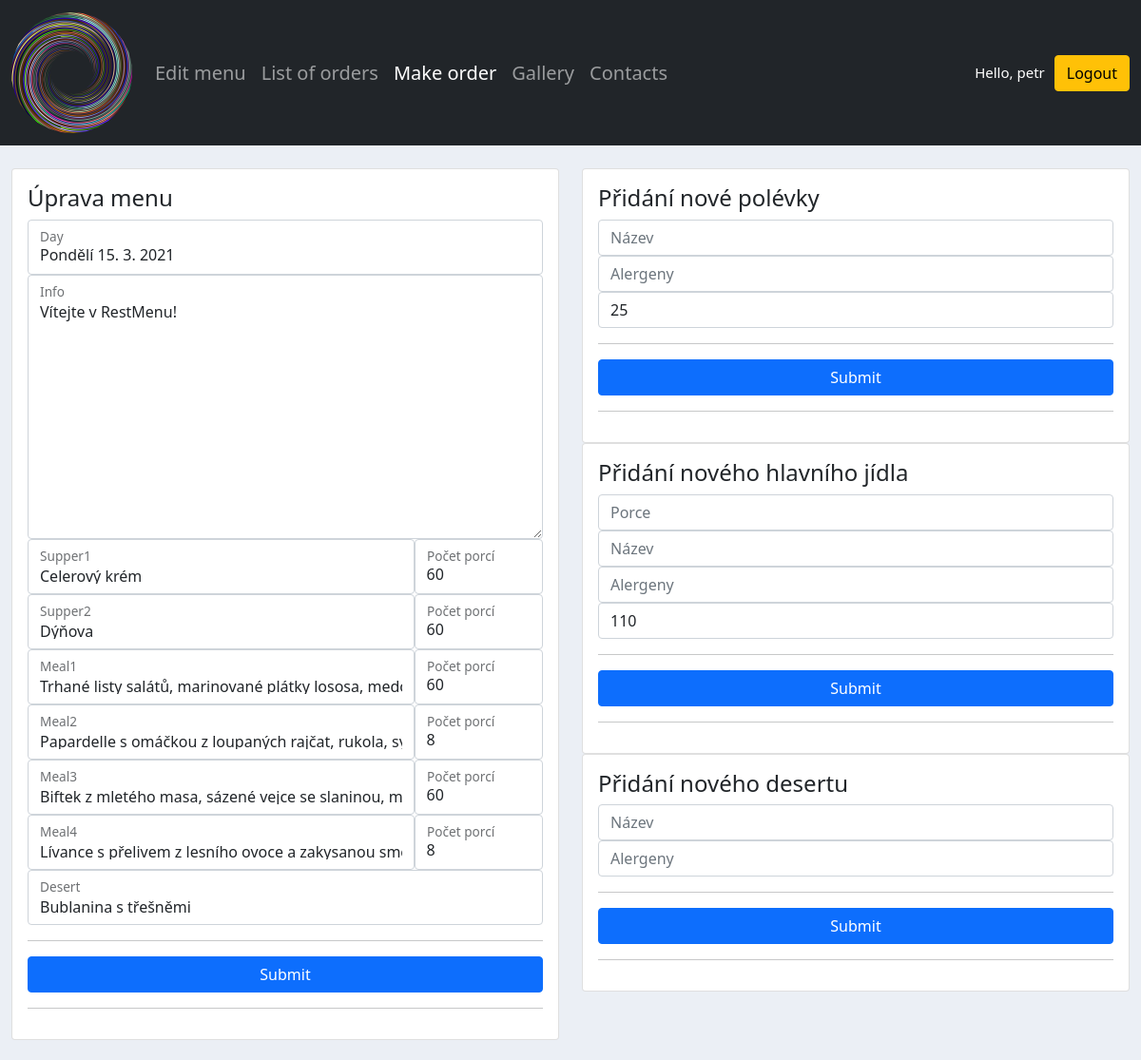
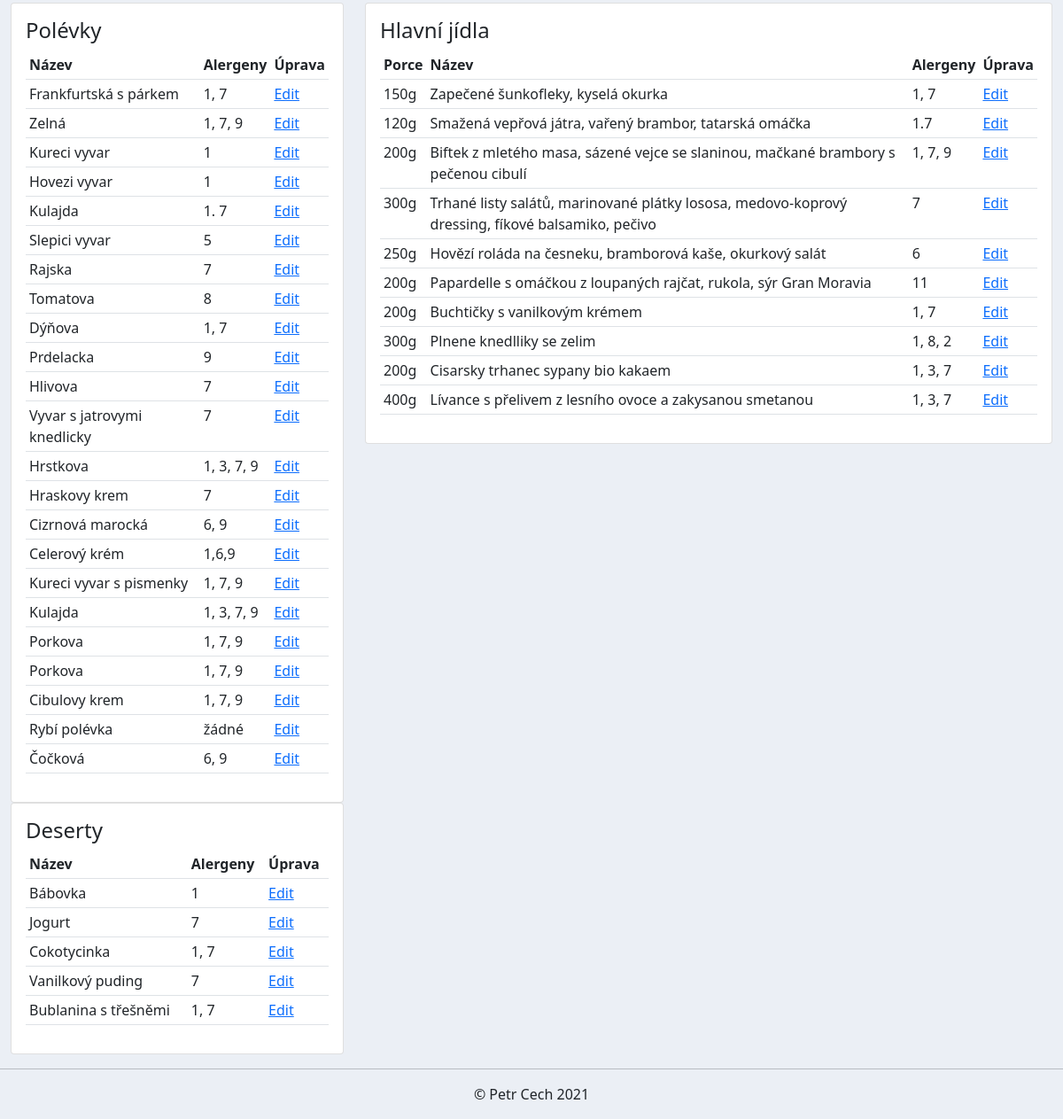
The app's page /edit_menu/1/ (signed in), older data (2 pictures, top to bottom).
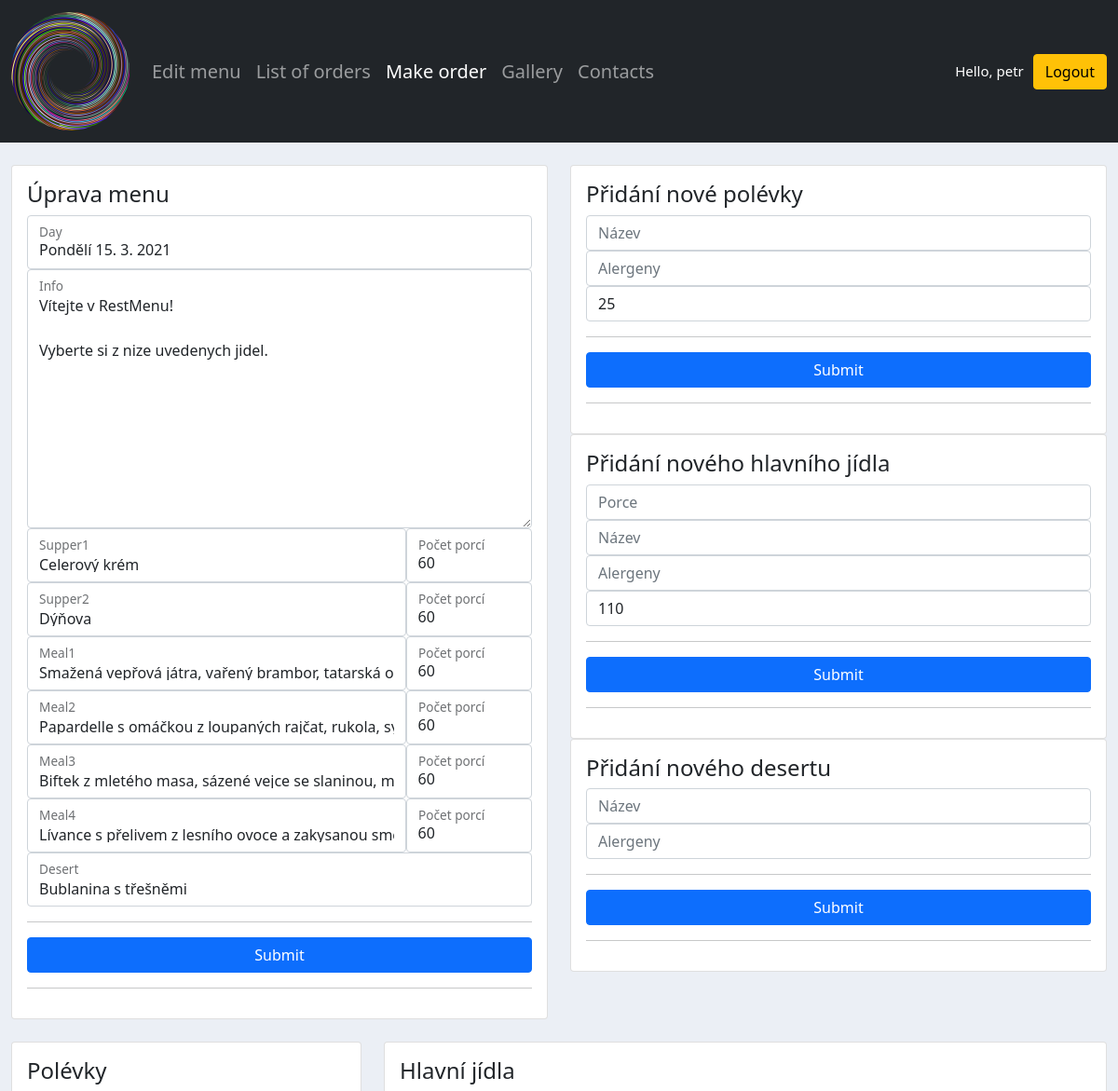
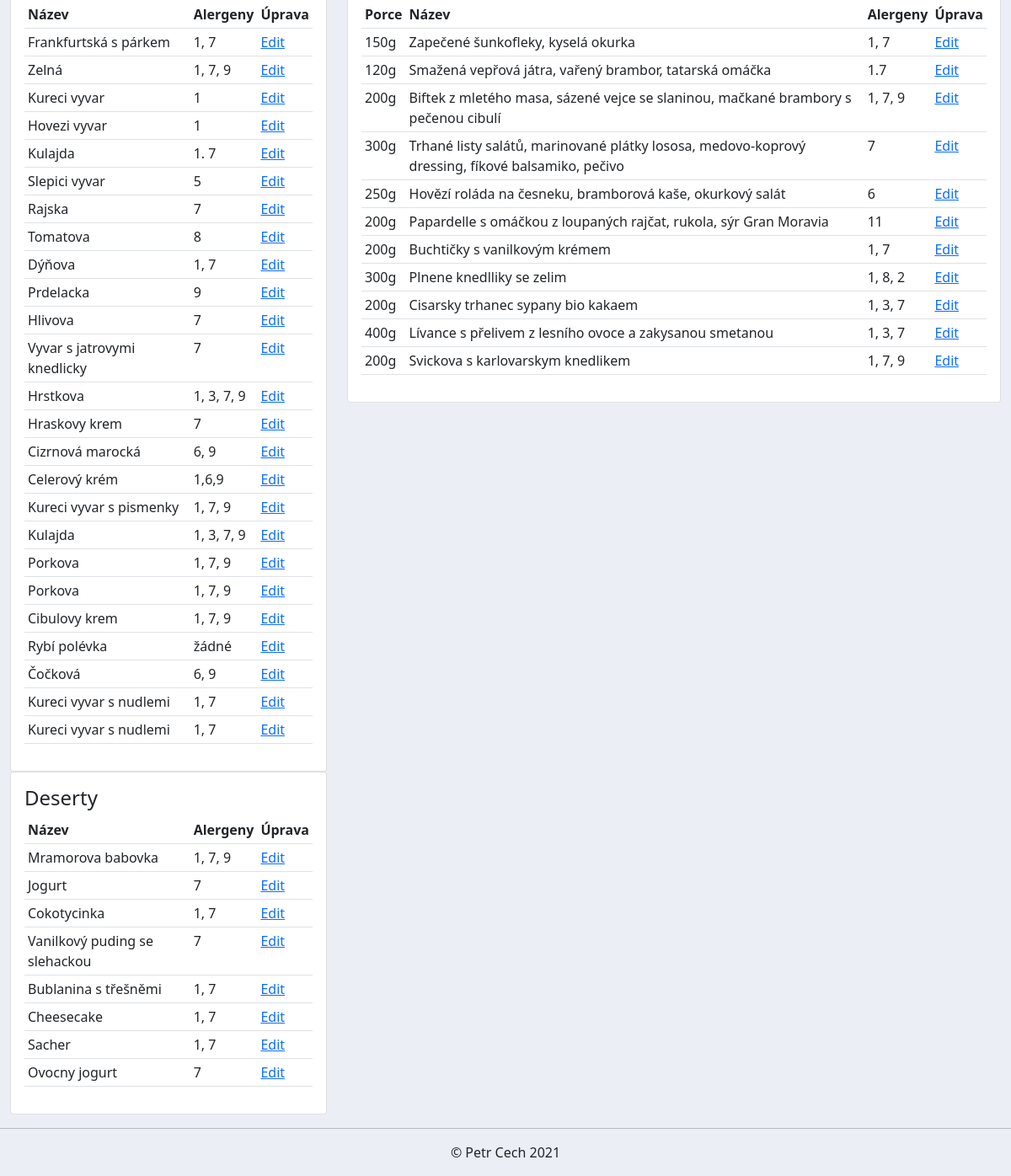
The same page, newer data (2 pictures, top to bottom).
### accounts/models.py (models this page shows)
class Menu(models.Model):
    supper1 = models.ForeignKey(
    Supper, related_name='supper1', null=True, on_delete=models.SET_NULL
    )
    supper1_portions = models.PositiveIntegerField(null=True)
    supper2 = models.ForeignKey(
    Supper, related_name='supper2', null=True, on_delete=models.SET_NULL
    )
    supper2_portions = models.PositiveIntegerField(null=True)
    meal1 = models.ForeignKey(
    Meal, related_name='meal1', null=True, on_delete=models.SET_NULL
    )
    meal1_portions = models.PositiveIntegerField(null=True)
    meal2 = models.ForeignKey(
    Meal, related_name='meal2', null=True, on_delete=models.SET_NULL
    )
    meal2_portions = models.PositiveIntegerField(null=True)
    meal3 = models.ForeignKey(
    Meal, related_name='meal3', null=True, on_delete=models.SET_NULL
    )
    meal3_portions = models.PositiveIntegerField(null=True)
    meal4 = models.ForeignKey(
    Meal, related_name='meal4', null=True, on_delete=models.SET_NULL
    )
    meal4_portions = models.PositiveIntegerField(null=True)
    desert = models.ForeignKey(Desert, null=True, on_delete=models.SET_NULL)
    day = models.CharField(max_length=1000, null=True, default='')
    info = models.TextField(max_length=2000, blank=True)

class Supper(models.Model):
    name = models.CharField(max_length=200, null=True)
    alergens = models.CharField(max_length=200, null=True)
    price = models.PositiveIntegerField(null=True, default=25)
    def __str__(self):
        return self.name

class Meal(models.Model):
    portion = models.IntegerField(null=True)
    name = models.CharField(max_length=200, null=True)
    alergens = models.CharField(max_length=200, null=True)
    price = models.PositiveIntegerField(null=True, default=110)
    def __str__(self):
        return self.name

class Desert(models.Model):
    name = models.CharField(max_length=200, null=True)
    alergens = models.CharField(max_length=200, null=True)
    def __str__(self):
        return self.name

### accounts/views.py (the view)
# urls.py: path('edit_menu/<str:pk>/', views.editMenu, name='edit_menu'),
@login_required(login_url='login')
def editMenu(request, pk):
    menu = Menu.objects.get(id=pk)
    formMenu = MenuForm(instance=menu)
    if request.method == 'POST' and 'EditMenu' in request.POST:
        formMenu = MenuForm(request.POST, instance=menu)
        if formMenu.is_valid():
            formMenu.save()
            messages.success(request, f'Menu edited')
            return redirect('/')
    formSupper = EditSupperForm()
    if request.method == 'POST' and 'AddSupper' in request.POST:
        formSupper = EditSupperForm(request.POST)
        if formSupper.is_valid():
            formSupper.save()
            messages.success(request, f'Supper added')
    formMeal = EditMealForm()
    if request.method == 'POST' and 'AddMeal' in request.POST:
        formMeal = EditMealForm(request.POST)
        if formMeal.is_valid():
            formMeal.save()
            messages.success(request, f'Meal added')
    formDesert = EditDesertForm()
    if request.method == 'POST' and 'AddDesert' in request.POST:
        formDesert = EditDesertForm(request.POST)
        if formDesert.is_valid():
            formDesert.save()
            messages.success(request, f'Desert added')
    supper = Supper.objects.all()
    meal = Meal.objects.all()
    desert = Desert.objects.all()
    context = {
    'menu': menu,
    'formMenu': formMenu,
    'formSupper': formSupper,
    'formMeal': formMeal,
    'formDesert': formDesert,
    'supper': supper,
    'meal': meal,
    'desert': desert,
    }
    return render(request, 'accounts/menu_form.html', context)

### accounts/forms.py
class EditSupperForm(ModelForm):
    class Meta:
        model = Supper
        fields = '__all__'

### accounts/templates/accounts/menu_form.html (shortened to what the changed rows need)
{%  extends 'accounts/main.html' %}
{% load static %}
{% block content %}
<br>
<div class="row">
    <div class="col-lg-6">
        <div class="card card-body">
            <form action="" method="POST">
                <div class="form-floating">
                    {{formMenu.day}}
                    <label>Day</label>
                </div>
                <div class="form-floating">
                    {{formMenu.info}}
                    <label>Info</label>
                </div>
                <div class="d-flex flex-row">
                  <div class="form-floating w-75">
                    {{ formMenu.supper1 }}
                    <label>Supper1</label>
                  </div>
                  <div class="form-floating w-25">
                    {{ formMenu.supper1_portions }}
                    <label>Počet porcí</label>
                  </div>
                </div>
                <div class="d-flex flex-row">
                  <div class="form-floating w-75">
                    {{ formMenu.supper2 }}
                    <label>Supper2</label>
                  </div>
                  <div class="form-floating w-25">
                    {{ formMenu.supper2_portions }}
                    <label>Počet porcí</label>
                  </div>
                </div>
                <div class="d-flex flex-row">
                  <div class="form-floating w-75">
                    {{ formMenu.meal1 }}
                    <label>Meal1</label>
                  </div>
                  <div class="form-floating w-25">
                    {{ formMenu.meal1_portions }}
                    <label>Počet porcí</label>
                  </div>
                </div>
                <div class="d-flex flex-row">
                  <div class="form-floating w-75">
                    {{ formMenu.meal2 }}
                    <label>Meal2</label>
                  </div>
                  <div class="form-floating w-25">
                    {{ formMenu.meal2_portions }}
                    <label>Počet porcí</label>
                  </div>
                </div>
                <div class="d-flex flex-row">
                  <div class="form-floating w-75">
                    {{ formMenu.meal3 }}
                    <label>Meal3</label>
                  </div>
                  <div class="form-floating w-25">
                    {{ formMenu.meal3_portions }}
                    <label>Počet porcí</label>
                  </div>
                </div>
                <div class="d-flex flex-row">
                  <div class="form-floating w-75">
                    {{ formMenu.meal4 }}
                    <label>Meal4</label>
                  </div>
                  <div class="form-floating w-25">
                    {{ formMenu.meal4_portions }}
                    <label>Počet porcí</label>
                  </div>
                </div>
                <div class="form-floating">
                    {{formMenu.desert}}
                    <label>Desert</label>
                </div>
            </form>
        </div>
    </div>
</div>
<br>
<div class="row">
    <div class="col-md-4">
        <div class="card card-body">
            <table class="table table-sm table-hover">
      				<tr>
      					<th>Název</th>
      					<th>Alergeny</th>
      					<th>Úprava</th>
      				</tr>
      				{% for s in supper%}
                      <tr>
                              <td>{{s.name}}</td>
                              <td>{{s.alergens}}</td>
                              <td><a id="supper" href="{% url 'edit_supper' s.id %}">Edit</a></td>
                      </tr>
              {% endfor %}
      			</table>
        </div>
    </div>
    <div class="col-md-8">
        <div class="card card-body">
            <table class="table table-sm table-hover">
      				<tr>
                <th>Porce</th>
                <th>Název</th>
      					<th>Alergeny</th>
      					<th>Úprava</th>
      				</tr>
      				{% for m in meal %}
                      <tr>
                              <td>{{m.portion}}g</td>
                              <td>{{m.name}}</td>
                              <td>{{m.alergens}}</td>
                              <td><a id="meal" href="{% url 'edit_meal' m.id %}">Edit</a></td>
                      </tr>
              {% endfor %}
      			</table>
        </div>
    </div>
    <div class="col-md-4">
        <div class="card card-body">
            <table class="table table-sm table-hover">
      				<tr>
      					<th>Název</th>
      					<th>Alergeny</th>
      					<th>Úprava</th>
      				</tr>
      				{% for d in desert %}
                      <tr>
                              <td>{{d.name}}</td>
                              <td>{{d.alergens}}</td>
                              <td><a href="{% url 'edit_desert' d.id %}">Edit</a></td>
                      </tr>
              {% endfor %}
      			</table>
        </div>
    </div>
</div>
{% endblock %}

Row changes from the older to the newer data that the page shows:
changed Menu "Celerový krém": info "Vítejte v RestMenu!" → "Vítejte v RestMenu! Vyberte si z nize uvedenych jidel."; meal1 "Trhané listy salátů, marinované plátky lososa, medovo-koprový dressing, fíkové balsamiko, pečivo" → "Smažená vepřová játra, vařený brambor, tatarská omáčka"; meal2_portions "8" → "60"; meal4_portions "8" → "60"
added Supper: name "Kureci vyvar s nudlemi", alergens "1, 7"
added Supper: name "Kureci vyvar s nudlemi", alergens "1, 7"
added Meal: portion "200", name "Svickova s karlovarskym knedlikem", alergens "1, 7, 9"
changed Desert: name "Bábovka" → "Mramorova babovka"; alergens "1" → "1, 7, 9"
changed Desert: name "Vanilkový puding" → "Vanilkový puding se slehackou"
added Desert: name "Cheesecake", alergens "1, 7"
added Desert: name "Sacher", alergens "1, 7"
added Desert: name "Ovocny jogurt", alergens "7"
